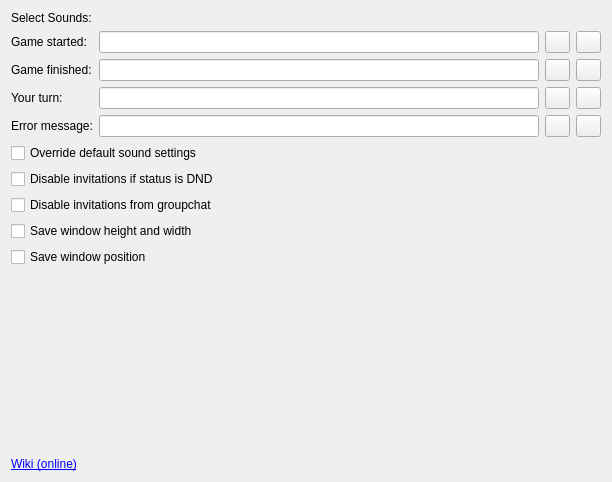
<?xml version="1.0" encoding="UTF-8"?>
<ui version="4.0">
 <class>options</class>
 <widget class="QWidget" name="options">
  <property name="geometry">
   <rect>
    <x>0</x>
    <y>0</y>
    <width>612</width>
    <height>482</height>
   </rect>
  </property>
  <property name="windowTitle">
   <string>Form</string>
  </property>
  <layout class="QVBoxLayout" name="verticalLayout_2">
   <item>
    <widget class="QLabel" name="label_5">
     <property name="text">
      <string>Select Sounds:</string>
     </property>
    </widget>
   </item>
   <item>
    <layout class="QHBoxLayout" name="horizontalLayout">
     <item>
      <layout class="QVBoxLayout" name="verticalLayout">
       <item>
        <widget class="QLabel" name="label">
         <property name="text">
          <string>Game started:</string>
         </property>
        </widget>
       </item>
       <item>
        <widget class="QLabel" name="label_2">
         <property name="text">
          <string>Game finished:</string>
         </property>
        </widget>
       </item>
       <item>
        <widget class="QLabel" name="label_3">
         <property name="text">
          <string>Your turn:</string>
         </property>
        </widget>
       </item>
       <item>
        <widget class="QLabel" name="label_4">
         <property name="text">
          <string>Error message:</string>
         </property>
        </widget>
       </item>
      </layout>
     </item>
     <item>
      <layout class="QGridLayout" name="gridLayout">
       <item row="0" column="0">
        <widget class="QLineEdit" name="le_start">
         <property name="sizePolicy">
          <sizepolicy hsizetype="MinimumExpanding" vsizetype="Fixed">
           <horstretch>0</horstretch>
           <verstretch>0</verstretch>
          </sizepolicy>
         </property>
        </widget>
       </item>
       <item row="0" column="1">
        <widget class="QPushButton" name="select_start">
         <property name="maximumSize">
          <size>
           <width>25</width>
           <height>25</height>
          </size>
         </property>
         <property name="text">
          <string/>
         </property>
        </widget>
       </item>
       <item row="0" column="2">
        <widget class="QPushButton" name="play_start">
         <property name="maximumSize">
          <size>
           <width>25</width>
           <height>25</height>
          </size>
         </property>
         <property name="text">
          <string/>
         </property>
        </widget>
       </item>
       <item row="1" column="0">
        <widget class="QLineEdit" name="le_finish">
         <property name="sizePolicy">
          <sizepolicy hsizetype="MinimumExpanding" vsizetype="Fixed">
           <horstretch>0</horstretch>
           <verstretch>0</verstretch>
          </sizepolicy>
         </property>
        </widget>
       </item>
       <item row="1" column="1">
        <widget class="QPushButton" name="select_finish">
         <property name="maximumSize">
          <size>
           <width>25</width>
           <height>25</height>
          </size>
         </property>
         <property name="text">
          <string/>
         </property>
        </widget>
       </item>
       <item row="1" column="2">
        <widget class="QPushButton" name="play_finish">
         <property name="maximumSize">
          <size>
           <width>25</width>
           <height>25</height>
          </size>
         </property>
         <property name="text">
          <string/>
         </property>
        </widget>
       </item>
       <item row="2" column="0">
        <widget class="QLineEdit" name="le_move">
         <property name="sizePolicy">
          <sizepolicy hsizetype="MinimumExpanding" vsizetype="Fixed">
           <horstretch>0</horstretch>
           <verstretch>0</verstretch>
          </sizepolicy>
         </property>
        </widget>
       </item>
       <item row="2" column="1">
        <widget class="QPushButton" name="select_move">
         <property name="maximumSize">
          <size>
           <width>25</width>
           <height>25</height>
          </size>
         </property>
         <property name="text">
          <string/>
         </property>
        </widget>
       </item>
       <item row="2" column="2">
        <widget class="QPushButton" name="play_move">
         <property name="maximumSize">
          <size>
           <width>25</width>
           <height>25</height>
          </size>
         </property>
         <property name="text">
          <string/>
         </property>
        </widget>
       </item>
       <item row="3" column="0">
        <widget class="QLineEdit" name="le_error">
         <property name="sizePolicy">
          <sizepolicy hsizetype="MinimumExpanding" vsizetype="Fixed">
           <horstretch>0</horstretch>
           <verstretch>0</verstretch>
          </sizepolicy>
         </property>
        </widget>
       </item>
       <item row="3" column="1">
        <widget class="QPushButton" name="select_error">
         <property name="maximumSize">
          <size>
           <width>25</width>
           <height>25</height>
          </size>
         </property>
         <property name="text">
          <string/>
         </property>
        </widget>
       </item>
       <item row="3" column="2">
        <widget class="QPushButton" name="play_error">
         <property name="maximumSize">
          <size>
           <width>25</width>
           <height>25</height>
          </size>
         </property>
         <property name="text">
          <string/>
         </property>
        </widget>
       </item>
      </layout>
     </item>
    </layout>
   </item>
   <item>
    <widget class="QCheckBox" name="cb_sound_override">
     <property name="toolTip">
      <string>If checked, the sound will always enabled (or disabled)</string>
     </property>
     <property name="text">
      <string>Override default sound settings</string>
     </property>
    </widget>
   </item>
   <item>
    <widget class="QCheckBox" name="cb_disable_dnd">
     <property name="text">
      <string>Disable invitations if status is DND</string>
     </property>
    </widget>
   </item>
   <item>
    <widget class="QCheckBox" name="cb_disable_conf">
     <property name="text">
      <string>Disable invitations from groupchat</string>
     </property>
    </widget>
   </item>
   <item>
    <widget class="QCheckBox" name="cb_save_w_h">
     <property name="text">
      <string>Save window height and width</string>
     </property>
    </widget>
   </item>
   <item>
    <widget class="QCheckBox" name="cb_save_pos">
     <property name="text">
      <string>Save window position</string>
     </property>
    </widget>
   </item>
   <item>
    <spacer name="verticalSpacer">
     <property name="orientation">
      <enum>Qt::Vertical</enum>
     </property>
     <property name="sizeHint" stdset="0">
      <size>
       <width>20</width>
       <height>0</height>
      </size>
     </property>
    </spacer>
   </item>
   <item>
    <widget class="QLabel" name="label_6">
     <property name="toolTip">
      <string notr="true">https://psi-im.org/wiki/doku.php?id=en:plugins#gomoku_game_plugin</string>
     </property>
     <property name="text">
      <string>&lt;a href=&quot;https://psi-im.org/wiki/doku.php?id=en:plugins#gomoku_game_plugin&quot;&gt;Wiki (online)&lt;/a&gt;</string>
     </property>
     <property name="openExternalLinks">
      <bool>true</bool>
     </property>
    </widget>
   </item>
  </layout>
 </widget>
 <tabstops>
  <tabstop>le_start</tabstop>
  <tabstop>select_start</tabstop>
  <tabstop>play_start</tabstop>
  <tabstop>le_finish</tabstop>
  <tabstop>select_finish</tabstop>
  <tabstop>play_finish</tabstop>
  <tabstop>le_move</tabstop>
  <tabstop>select_move</tabstop>
  <tabstop>play_move</tabstop>
  <tabstop>le_error</tabstop>
  <tabstop>select_error</tabstop>
  <tabstop>play_error</tabstop>
  <tabstop>cb_sound_override</tabstop>
  <tabstop>cb_disable_dnd</tabstop>
  <tabstop>cb_disable_conf</tabstop>
  <tabstop>cb_save_w_h</tabstop>
  <tabstop>cb_save_pos</tabstop>
 </tabstops>
 <resources/>
 <connections/>
</ui>
